Frame 1 (no input): blank canvas, image omitted
Frame 60 (no input): blank canvas, image omitted
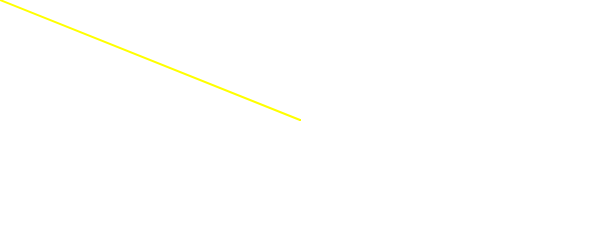
Frame 120 (the mouse pressed at the canvas centre since frame 60)

The p5.js sketch whose frames 1 and 60 were blank and that drew this single picture after the mouse press (run headless with seeded random() and noise() and a simulated clock; from frame 60 on, the mouse is pressed at the canvas centre):

// p5.js sketch
// ── sketch.js
//HTML INTERFACE VARS
var yellowBtn, magentaBtn, cyanBtn;
var smallBtn, bigBtn;
var clearBtn;

//CANVAS VARS
var drawingWeight;
var drawingColor;
var backgroundColor;

function setup(){
  
  createCanvas(600, 240);

  backgroundColor = 255;

  drawingColor = color(255, 255, 0);
  drawingWeight = 2;
  
  //HTML INTERFACE
  createP("Stroke Controls");
  yellowBtn = createButton("Yellow");
  magentaBtn = createButton("Magenta");
  cyanBtn = createButton("Cyan");
  createP("");

  smallBtn = createButton("Small");
  bigBtn = createButton("Big");
  
  createP("");
  clearBtn = createButton("Clear");

  yellowBtn.mousePressed(yellow);
  magentaBtn.mousePressed(magenta);
  cyanBtn.mousePressed(cyan);
  smallBtn.mousePressed(smaller);
  bigBtn.mousePressed(bigger);
  clearBtn.mousePressed(clear);
  
}

function draw(){
  
  //Set drawing weight and color
  strokeWeight(drawingWeight);
  stroke(drawingColor);
  //Draw a line from the previous mouse position to the current mouse position
  line(pmouseX, pmouseY, mouseX, mouseY);
  
}

function yellow(){
  //yellow, with transparency = 180
  drawingColor = color(255, 255, 0, 180);
}

function magenta(){
  //magenta, with transparency = 180
  drawingColor = color(255, 0, 255, 180);
}

function cyan(){
  //cyan, with transparency = 180
  drawingColor = color(0, 255, 255, 180);
}

function smaller(){
  drawingWeight = drawingWeight - 1;

    if(drawingWeight < 1){
      drawingWeight = 1;
    }
    strokeWeight(drawingWeight);
}

function bigger(){
  drawingWeight = drawingWeight + 1;

    if(drawingWeight > 70){
      drawingWeight = 70;
    }
    strokeWeight(drawingWeight);
}

function clear(){
  background(backgroundColor);
}

//When the user presses a key, this function is called: 
function keyTyped(){
  
  //If the key is 'c', re-draw the background
  if(key == 'c'){
    clear();
  }
  //If the key is 1, 2, or 3, change drawing color:
  else if(key == '1'){
    yellow();
  }
  else if(key == '2'){
    magenta();
  }
  else if(key == '3'){
    cyan();
  }
  //If the key is = or -, change stroke weight
  else if(key == '='){
    bigger();
  }
  else if(key == '-'){
    smaller();
  }
  return false;
}
